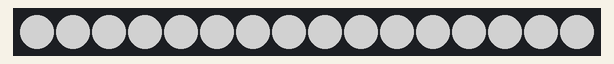
Recording of a sketch running on a simulated Arduino Uno, built with avr-gcc and run on an emulated ATmega328P. On the bench: 16 RGB LEDs in strip order, left to right. Dim RGB values are drawn brighter than linear.

Above: at 0.1 s.
At 1.1 s:
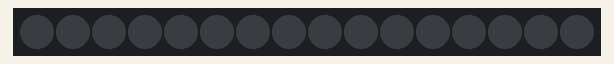

The sketch:

demandLED_test_nonSensorSide.ino
```cpp
#include <Adafruit_NeoPixel.h>

//demand LED blink test
const int demand_LED = 6;
const int LED_COUNT = 16;

Adafruit_NeoPixel strip(LED_COUNT, demand_LED, NEO_GRB+NEO_KHZ800);
void setup() {
  // put your setup code here, to run once:
  Serial.begin(9600);
  strip.begin();
  strip.setBrightness(120);
  strip.show();
}

void loop() {
  // put your main code here, to run repeatedly:
  setLEDStripHIGH();
  delay(1000);
  setLEDStripLOW();
  delay(1000);
}

void setLEDStripHIGH(){
  for(int i = 0; i < LED_COUNT; i++){
    strip.setPixelColor(i,255,255,255);
  }
  strip.show();
}

void setLEDStripLOW(){
  strip.clear();
  strip.show();
}
```

Measured:
- what the display in image 1 shows lasts 1.0 s, from 1.0 s to 2.0 s
